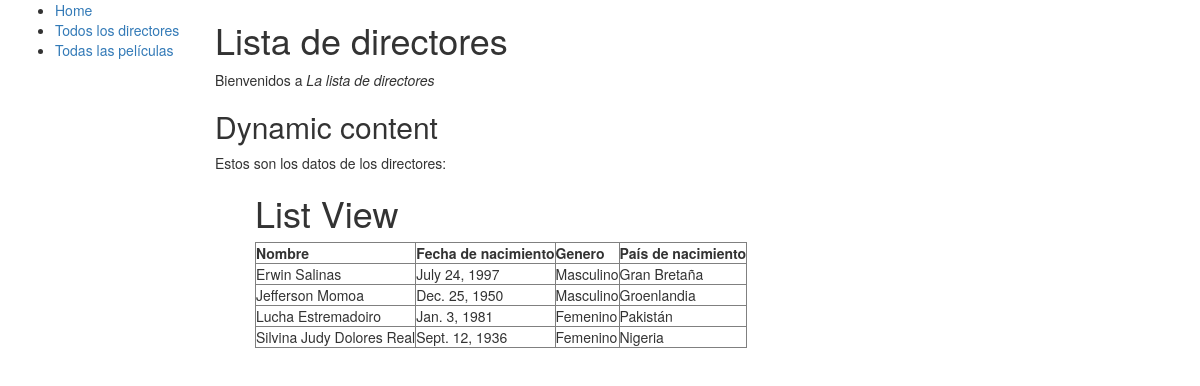
Screenshot of /datos/directores/ with the database file from the repository.
### datos/models.py (models this page shows, shortened)
class Director(models.Model):
    name = models.CharField(max_length=64, help_text="Pon el nombre del director")
    fecha = models.DateField(max_length=15, help_text="Fecha de nacimiento del director")
    genero = models.CharField(max_length=10, help_text="Pon el genero del director")
    lugar = models.CharField(max_length=50, help_text="Inserte el lugar de nacimiento del director")

### datos/views.py (the view)
# urls.py: re_path('directores/', views.directores, name='directores'),
def directores(request):
    directores = Director.objects.all()
    return render (
        request,
        'directores.html',
        context={
            'directores':directores
            }
            )

### datos/templates/directores.html
{% extends "base_generic.html" %}
{% block content %}
<h1>Lista de directores</h1>
  <p>Bienvenidos a <em>La lista de directores</em>
<h2>Dynamic content</h2>
  <p>Estos son los datos de los directores:</p>
  <ul>
      <h1 class='list'>List View</h1>
      <table border="1">
        <thead>
            <th>Nombre</th>
            <th>Fecha de nacimiento</th>
            <th>Genero</th>
            <th>País de nacimiento</th>
        </thead>
      {% for k in directores  %}
           <tr>
               <td>{{k.name}}</td>
               <td>{{k.fecha}}</td>
               <td>{{k.genero}}</td>
               <td>{{k.lugar}}</td>
           </tr>
           {% endfor %}
       </table>
  </ul>
{% endblock %}

### rows the page displays
Director: name "Erwin Salinas", fecha "July 24, 1997", genero "Masculino", lugar "Gran Bretaña"
Director: name "Jefferson Momoa", fecha "Dec. 25, 1950", genero "Masculino", lugar "Groenlandia"
Director: name "Lucha Estremadoiro", fecha "Jan. 3, 1981", genero "Femenino", lugar "Pakistán"
Director: name "Silvina Judy Dolores Real", fecha "Sept. 12, 1936", genero "Femenino", lugar "Nigeria"
